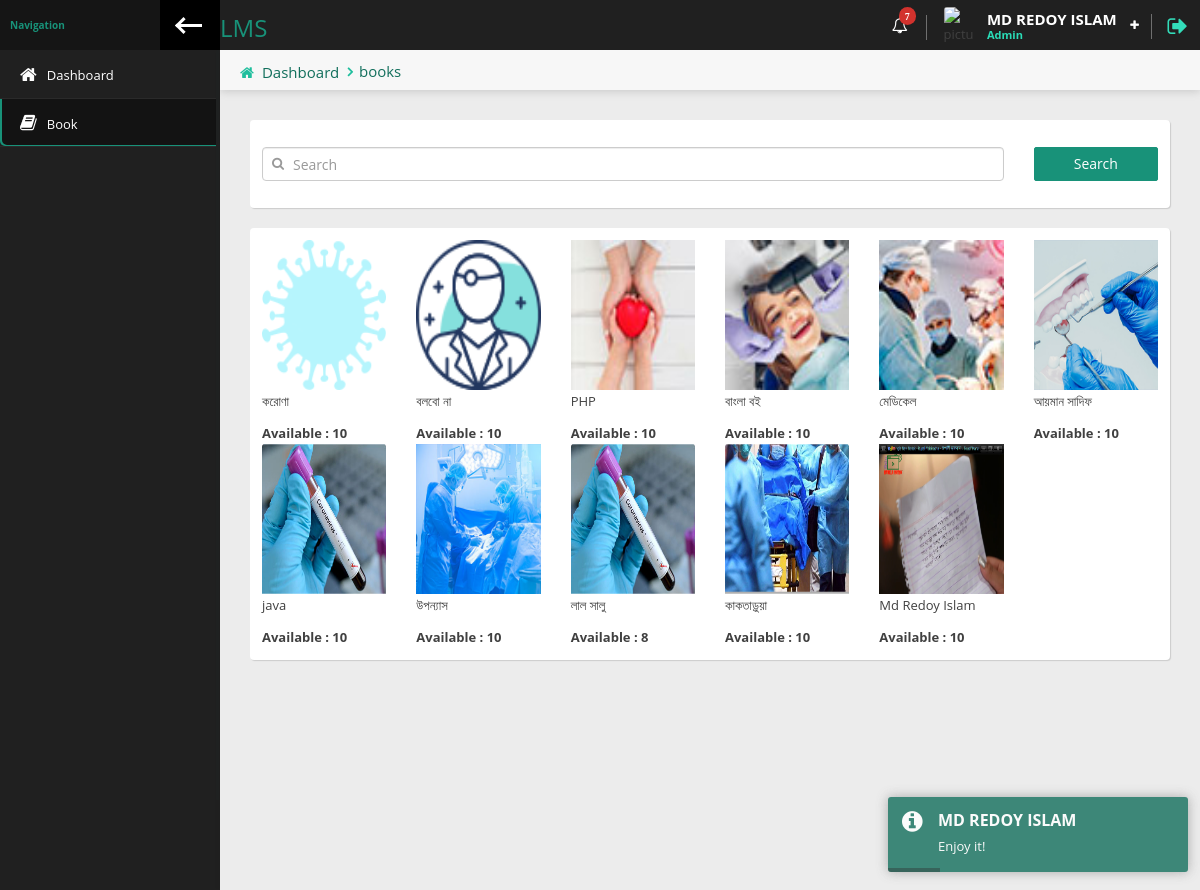
The app's page /Student/books.php (signed in) with its own data.
### tables this page shows
CREATE TABLE `students` (
  `id` int(6) NOT NULL,
  `fname` varchar(50) NOT NULL,
  `lname` varchar(50) NOT NULL,
  `roll` int(6) NOT NULL,
  `reg` int(6) NOT NULL,
  `email` varchar(60) NOT NULL,
  `username` varchar(50) NOT NULL,
  `password` varchar(100) NOT NULL,
  `phone` varchar(11) NOT NULL,
  `image` varchar(50) DEFAULT NULL,
  `status` tinyint(1) NOT NULL,
  `datetime` timestamp NOT NULL DEFAULT current_timestamp()
);

CREATE TABLE `books` (
  `id` int(5) NOT NULL,
  `book_name` varchar(70) DEFAULT NULL,
  `book_image` varchar(100) DEFAULT NULL,
  `book_author_name` varchar(50) DEFAULT NULL,
  `book_publication_name` varchar(50) DEFAULT NULL,
  `book_purchase_date` varchar(50) DEFAULT NULL,
  `book_price` varchar(10) DEFAULT NULL,
  `book_qty` int(5) DEFAULT NULL,
  `available_qty` int(5) DEFAULT NULL,
  `librarian_username` varchar(70) DEFAULT NULL,
  `datetime` timestamp NOT NULL DEFAULT current_timestamp()
);

### Student/books.php (the view)
<?php require_once 'header.php'; ?>
                <div class="content-header">
                    <div class="leftside-content-header">
                        <ul class="breadcrumbs">
                            <li><i class="fa fa-home" aria-hidden="true"></i><a href="#">Dashboard</a></li>
                            <li><a href="#">books</a></li>
                        </ul>
                    </div>
                </div>
                <div class="row animated fadeInUp">
                <div class="col-sm-12">
                        <div class="panel">
                            <div class="panel-content">
                                <form method="POST" action="">
                                    <div class="row pt-md">
                                        <div class="form-group col-sm-9 col-lg-10">
                                                <span class="input-with-icon">
                                            <input type="text" name="result" class="form-control" id="lefticon" placeholder="Search" required="">
                                            <i class="fa fa-search"></i>
                                        </span>
                                        </div>
                                        <div class="form-group col-sm-3  col-lg-2 ">
                                            <button type="submit" name="books" class="btn btn-primary btn-block">Search</button>
                                        </div>
                                    </div>
                                </form>
                            </div>
                        </div>
                    </div>
                    <?php
                        if(isset($_POST['books'])){
                            $result = $_POST['result'];
                        ?>
                            <div class="col-sm-12">
                                <div class="panel">
                                    <div class="panel-content">
                                        <div class="row">
                                        <?php
                                            $result = mysqli_query($con,"SELECT * FROM `books` WHERE `book_name` LIKE '%$result%'");
                                            $temp = mysqli_num_rows($result);
                                            if($temp > 0){
                                                while($row = mysqli_fetch_assoc($result)){ ?>
                                                    <div class="col-sm-3 col-md-2">
                                                        <img style="width:100%; height:150px;" src="../images/books/<?= $row['book_image'] ?>" alt="">
                                                        <p><?= $row['book_name'] ?></p>
                                                        <span><b>Available : <?= $row['available_qty'] ?></b></span>
                                                    </div>
                                            <?php } ?>
                                            <?php }else{
                                                echo "<h1>DATA NOT FOUND!!</h1>";
                                            } ?>
                                        </div>
                                    </div>
                                </div>
                            </div>
                        <?php
                        } else { ?>
                            <div class="col-sm-12">
                                <div class="panel">
                                    <div class="panel-content">
                                        <div class="row">
                                            <?php
                                            $result = mysqli_query($con,"SELECT * FROM `books`");
                                            while($row = mysqli_fetch_assoc($result)){ ?>
                                                    <div class="col-sm-3 col-md-2">
                                                        <img style="width:100%; height:150px;" src="../images/books/<?= $row['book_image'] ?>" alt="">
                                                        <p><?= $row['book_name'] ?></p>
                                                        <span><b>Available : <?= $row['available_qty'] ?></b></span>
                                                    </div>
                                                <?php } ?>
                                        </div>
                                    </div>
                                </div>
                            </div>
                      <?php }
                    ?>
                </div>
<?php require_once 'footer.php'; ?>

### Student/header.php (shortened to what this page needs)
<?php
   $page = explode('/' , $_SERVER['PHP_SELF']);
   $page = end($page);
   require_once '../dbcon.php';
   $student_login = $_SESSION['student_login'];
   $std_info = mysqli_query($con , "SELECT * FROM `students` WHERE `email` = '$student_login'");
   $student_info = mysqli_fetch_assoc($std_info);
?>
<!doctype html>
<html lang="en" class="fixed left-sidebar-top">
<head>
    <link href="../assets/vendor/pace/pace-theme-minimal.css" rel="stylesheet" />
    <link rel="stylesheet" href="../assets/vendor/bootstrap/css/bootstrap.css">
    <link rel="stylesheet" href="../assets/vendor/font-awesome/css/font-awesome.css">
    <link rel="stylesheet" href="../assets/vendor/animate.css/animate.css">
    <link rel="stylesheet" href="../assets/vendor/toastr/toastr.min.css">
    <link rel="stylesheet" href="../assets/vendor/magnific-popup/magnific-popup.css">
     <link rel="stylesheet" href="../assets/vendor/data-table/media/css/dataTables.bootstrap.min.css">
    <link rel="stylesheet" href="../assets/stylesheets/css/style.css">
</head>
<body>
    <div class="wrap">
        <div class="page-header">
            <div class="leftside-header">
                <div class="logo">
                    <a href="index.php" class="on-click">
                        <h3>LMS</h3>
                    </a>
                </div>
            </div>
            <div class="rightside-header">
                <div class="header-section hidden-xs" id="notice-headerbox">
                    <div class="notice" id="alerts-notice">
                        <i class="fa fa-bell-o" aria-hidden="true"><span class="badge badge-xs badge-top-right x-danger">7</span></i>
                    </div>
                </div>
                <div class="header-section" id="user-headerbox">
                    <div class="user-header-wrap">
                        <div class="user-photo">
                            <img alt="picture" src="../image/student/<?= $student_info['image']?>" />
                        </div>
                        <div class="user-info">
                            <span class="user-name"><?= $student_info['fname'].' '.$student_info['lname'] ?></span>
                            <span class="user-profile">Admin</span>
                        </div>
                        <i class="fa fa-plus icon-open" aria-hidden="true"></i>
                    </div>
                </div>
                <div class="header-section">
                    <a href="logout.php" data-toggle="tooltip" data-placement="left" title="Logout"><i class="fa fa-sign-out log-out" aria-hidden="true"></i></a>
                </div>
            </div>
        </div>
        <div class="page-body">
            <div class="left-sidebar">
                <div class="left-sidebar-header">
                    <div class="left-sidebar-title">Navigation</div>
                    <div class="left-sidebar-toggle c-hamburger c-hamburger--htla hidden-xs" data-toggle-class="left-sidebar-collapsed" data-target="html">
                        <span></span>
                    </div>
                </div>
                <div id="left-nav" class="nano">
                    <div class="nano-content">
                        <nav>
                            <ul class="nav nav-left-lines" id="main-nav">
                                <li class="<?= $page == 'index.php' ? 'active-item': '' ;?>"><a href="index.php"><i class="fa fa-home" aria-hidden="true"></i><span>Dashboard</span></a></li>
                                <li class="<?= $page == 'books.php' ? 'active-item': '' ;?>"><a href="books.php"><i class="fa fa-book" aria-hidden="true"></i><span>Book</span></a></li>
                            </ul>
                        </nav>
                    </div>
                </div>
            </div>
            <div class="content">

### Student/footer.php (shortened to what this page needs)
                </div>
        </div>
    </div>
</body>
</html>

### records on screen
students: fname "MD", lname "REDOY ISLAM"
books: book_image (picture), book_name "করোণা", available_qty "10"
books: book_image (picture), book_name "বলবো না", available_qty "10"
books: book_image (picture), book_name "PHP", available_qty "10"
books: book_image (picture), book_name "বাংলা বই", available_qty "10"
books: book_image (picture), book_name "মেডিকেল", available_qty "10"
books: book_image (picture), book_name "আয়মান সাদিফ", available_qty "10"
books: book_image (picture), book_name "java", available_qty "10"
books: book_image (picture), book_name "উপন্যাস", available_qty "10"
books: book_image (picture), book_name "লাল সালু", available_qty "8"
books: book_image (picture), book_name "কাকতাড়ুয়া", available_qty "10"
books: book_image (picture), book_name "Md Redoy Islam", available_qty "10"
